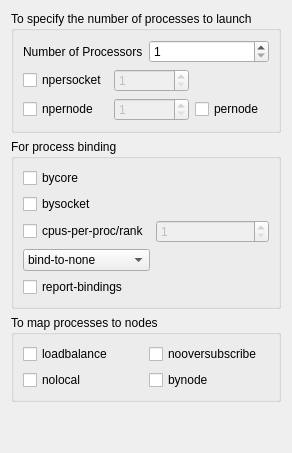
            <widget class="QWidget" name="tab">
             <attribute name="title">
              <string>Processes</string>
             </attribute>
             <layout class="QGridLayout" name="gridLayout_7">
              <item row="0" column="0">
               <widget class="QGroupBox" name="groupBox_2">
                <property name="title">
                 <string>To specify the number of processes to launch</string>
                </property>
                <layout class="QGridLayout" name="gridLayout_4">
                 <item row="0" column="0" colspan="3">
                  <layout class="QHBoxLayout" name="horizontalLayout">
                   <item>
                    <widget class="QLabel" name="label_2">
                     <property name="toolTip">
                      <string>Run this many copies of the program on the given nodes.  This option indicates that the specified file is an executable program and  not  an  application
context.  If  no  value is provided for the number of copies to execute (i.e., neither the &quot;-np&quot; nor its synonyms are provided on the command line), Open
MPI will automatically execute a copy of the program on each process slot (see below for description of a &quot;process slot&quot;).  This  feature,  however,  can
only be used in the SPMD model and will return an error (without beginning execution of the application) otherwise.
</string>
                     </property>
                     <property name="text">
                      <string>Number of Processors</string>
                     </property>
                    </widget>
                   </item>
                   <item>
                    <widget class="QSpinBox" name="NPSpinBox">
                     <property name="minimum">
                      <number>1</number>
                     </property>
                     <property name="maximum">
                      <number>999999999</number>
                     </property>
                     <property name="value">
                      <number>1</number>
                     </property>
                    </widget>
                   </item>
                  </layout>
                 </item>
                 <item row="1" column="0">
                  <widget class="QCheckBox" name="NperSocketCheckBox">
                   <property name="toolTip">
                    <string>&lt;!DOCTYPE HTML PUBLIC &quot;-//W3C//DTD HTML 4.0//EN&quot; &quot;http://www.w3.org/TR/REC-html40/strict.dtd&quot;&gt;
&lt;html&gt;&lt;head&gt;&lt;meta name=&quot;qrichtext&quot; content=&quot;1&quot; /&gt;&lt;style type=&quot;text/css&quot;&gt;
p, li { white-space: pre-wrap; }
&lt;/style&gt;&lt;/head&gt;&lt;body style=&quot; font-family:'DejaVu Sans'; font-size:9pt; font-weight:400; font-style:normal;&quot;&gt;
&lt;p style=&quot; margin-top:0px; margin-bottom:0px; margin-left:0px; margin-right:0px; -qt-block-indent:0; text-indent:0px;&quot;&gt;On each node, launch this many processes times the number of processor sockets on the node. The &lt;span style=&quot; font-style:italic;&quot;&gt;-npersocket&lt;/span&gt; option also turns on the &lt;span style=&quot; font-style:italic;&quot;&gt;-bind-to-socket&lt;/span&gt; option.&lt;/p&gt;&lt;/body&gt;&lt;/html&gt;</string>
                   </property>
                   <property name="text">
                    <string>npersocket</string>
                   </property>
                  </widget>
                 </item>
                 <item row="1" column="1">
                  <widget class="QSpinBox" name="NperSocketSpinBox">
                   <property name="enabled">
                    <bool>false</bool>
                   </property>
                   <property name="minimum">
                    <number>1</number>
                   </property>
                   <property name="maximum">
                    <number>999999999</number>
                   </property>
                  </widget>
                 </item>
                 <item row="2" column="0">
                  <widget class="QCheckBox" name="NperNodeCheckBox">
                   <property name="toolTip">
                    <string>&lt;!DOCTYPE HTML PUBLIC &quot;-//W3C//DTD HTML 4.0//EN&quot; &quot;http://www.w3.org/TR/REC-html40/strict.dtd&quot;&gt;
&lt;html&gt;&lt;head&gt;&lt;meta name=&quot;qrichtext&quot; content=&quot;1&quot; /&gt;&lt;style type=&quot;text/css&quot;&gt;
p, li { white-space: pre-wrap; }
&lt;/style&gt;&lt;/head&gt;&lt;body style=&quot; font-family:'DejaVu Sans'; font-size:9pt; font-weight:400; font-style:normal;&quot;&gt;
&lt;p style=&quot; margin-top:0px; margin-bottom:0px; margin-left:0px; margin-right:0px; -qt-block-indent:0; text-indent:0px;&quot;&gt;On each node, launch this many processes times the number of processor sockets on the node. The &lt;span style=&quot; font-style:italic;&quot;&gt;-npersocket&lt;/span&gt; option also turns on the &lt;span style=&quot; font-style:italic;&quot;&gt;-bind-to-socket&lt;/span&gt; option.&lt;/p&gt;&lt;/body&gt;&lt;/html&gt;</string>
                   </property>
                   <property name="text">
                    <string>npernode</string>
                   </property>
                  </widget>
                 </item>
                 <item row="2" column="1">
                  <widget class="QSpinBox" name="NperNodeSpinBox">
                   <property name="enabled">
                    <bool>false</bool>
                   </property>
                   <property name="minimum">
                    <number>1</number>
                   </property>
                   <property name="maximum">
                    <number>999999999</number>
                   </property>
                  </widget>
                 </item>
                 <item row="2" column="2">
                  <widget class="QCheckBox" name="PerNodeCheckBox">
                   <property name="toolTip">
                    <string>&lt;!DOCTYPE HTML PUBLIC &quot;-//W3C//DTD HTML 4.0//EN&quot; &quot;http://www.w3.org/TR/REC-html40/strict.dtd&quot;&gt;
&lt;html&gt;&lt;head&gt;&lt;meta name=&quot;qrichtext&quot; content=&quot;1&quot; /&gt;&lt;style type=&quot;text/css&quot;&gt;
p, li { white-space: pre-wrap; }
&lt;/style&gt;&lt;/head&gt;&lt;body style=&quot; font-family:'DejaVu Sans'; font-size:9pt; font-weight:400; font-style:normal;&quot;&gt;
&lt;p style=&quot; margin-top:0px; margin-bottom:0px; margin-left:0px; margin-right:0px; -qt-block-indent:0; text-indent:0px;&quot;&gt;On each node, launch one process -- equivalent to &lt;span style=&quot; font-style:italic;&quot;&gt;-npernode&lt;/span&gt; 1.&lt;/p&gt;&lt;/body&gt;&lt;/html&gt;</string>
                   </property>
                   <property name="text">
                    <string>pernode</string>
                   </property>
                  </widget>
                 </item>
                </layout>
               </widget>
              </item>
              <item row="3" column="0">
               <spacer name="verticalSpacer">
                <property name="orientation">
                 <enum>Qt::Vertical</enum>
                </property>
                <property name="sizeHint" stdset="0">
                 <size>
                  <width>20</width>
                  <height>40</height>
                 </size>
                </property>
               </spacer>
              </item>
              <item row="1" column="0">
               <widget class="QGroupBox" name="groupBox_5">
                <property name="title">
                 <string>For process binding</string>
                </property>
                <layout class="QGridLayout" name="gridLayout_6">
                 <item row="0" column="0">
                  <widget class="QCheckBox" name="ByCoreCheckBox">
                   <property name="toolTip">
                    <string>&lt;!DOCTYPE HTML PUBLIC &quot;-//W3C//DTD HTML 4.0//EN&quot; &quot;http://www.w3.org/TR/REC-html40/strict.dtd&quot;&gt;
&lt;html&gt;&lt;head&gt;&lt;meta name=&quot;qrichtext&quot; content=&quot;1&quot; /&gt;&lt;style type=&quot;text/css&quot;&gt;
p, li { white-space: pre-wrap; }
&lt;/style&gt;&lt;/head&gt;&lt;body style=&quot; font-family:'DejaVu Sans'; font-size:9pt; font-weight:400; font-style:normal;&quot;&gt;
&lt;p style=&quot; margin-top:0px; margin-bottom:0px; margin-left:0px; margin-right:0px; -qt-block-indent:0; text-indent:0px;&quot;&gt;Associate processes with successive cores if used with one of the &lt;span style=&quot; font-style:italic;&quot;&gt;-bind-to-*&lt;/span&gt; options.&lt;/p&gt;&lt;/body&gt;&lt;/html&gt;</string>
                   </property>
                   <property name="text">
                    <string>bycore</string>
                   </property>
                  </widget>
                 </item>
                 <item row="1" column="0">
                  <widget class="QCheckBox" name="BySocketCheckBox">
                   <property name="toolTip">
                    <string>&lt;!DOCTYPE HTML PUBLIC &quot;-//W3C//DTD HTML 4.0//EN&quot; &quot;http://www.w3.org/TR/REC-html40/strict.dtd&quot;&gt;
&lt;html&gt;&lt;head&gt;&lt;meta name=&quot;qrichtext&quot; content=&quot;1&quot; /&gt;&lt;style type=&quot;text/css&quot;&gt;
p, li { white-space: pre-wrap; }
&lt;/style&gt;&lt;/head&gt;&lt;body style=&quot; font-family:'DejaVu Sans'; font-size:9pt; font-weight:400; font-style:normal;&quot;&gt;
&lt;p style=&quot; margin-top:0px; margin-bottom:0px; margin-left:0px; margin-right:0px; -qt-block-indent:0; text-indent:0px;&quot;&gt;Associate processes with successive processor sockets if used with one of the &lt;span style=&quot; font-style:italic;&quot;&gt;-bind-to-*&lt;/span&gt; options.&lt;/p&gt;&lt;/body&gt;&lt;/html&gt;</string>
                   </property>
                   <property name="text">
                    <string>bysocket</string>
                   </property>
                  </widget>
                 </item>
                 <item row="2" column="0">
                  <widget class="QCheckBox" name="CpuPerProcCheckBox">
                   <property name="toolTip">
                    <string>&lt;!DOCTYPE HTML PUBLIC &quot;-//W3C//DTD HTML 4.0//EN&quot; &quot;http://www.w3.org/TR/REC-html40/strict.dtd&quot;&gt;
&lt;html&gt;&lt;head&gt;&lt;meta name=&quot;qrichtext&quot; content=&quot;1&quot; /&gt;&lt;style type=&quot;text/css&quot;&gt;
p, li { white-space: pre-wrap; }
&lt;/style&gt;&lt;/head&gt;&lt;body style=&quot; font-family:'DejaVu Sans'; font-size:9pt; font-weight:400; font-style:normal;&quot;&gt;
&lt;p style=&quot; margin-top:0px; margin-bottom:0px; margin-left:0px; margin-right:0px; -qt-block-indent:0; text-indent:0px;&quot;&gt;Use the number of cores per process if used with one of the &lt;span style=&quot; font-style:italic;&quot;&gt;-bind-to-*&lt;/span&gt; options.&lt;/p&gt;&lt;/body&gt;&lt;/html&gt;</string>
                   </property>
                   <property name="text">
                    <string>cpus-per-proc/rank</string>
                   </property>
                  </widget>
                 </item>
                 <item row="2" column="1">
                  <widget class="QSpinBox" name="CpuPerProcSpinBox">
                   <property name="enabled">
                    <bool>false</bool>
                   </property>
                   <property name="minimum">
                    <number>1</number>
                   </property>
                   <property name="maximum">
                    <number>999999999</number>
                   </property>
                  </widget>
                 </item>
                 <item row="3" column="0">
                  <widget class="QComboBox" name="BindTypeComboBox">
                   <property name="toolTip">
                    <string>&lt;!DOCTYPE HTML PUBLIC &quot;-//W3C//DTD HTML 4.0//EN&quot; &quot;http://www.w3.org/TR/REC-html40/strict.dtd&quot;&gt;
&lt;html&gt;&lt;head&gt;&lt;meta name=&quot;qrichtext&quot; content=&quot;1&quot; /&gt;&lt;style type=&quot;text/css&quot;&gt;
p, li { white-space: pre-wrap; }
&lt;/style&gt;&lt;/head&gt;&lt;body style=&quot; font-family:'DejaVu Sans'; font-size:9pt; font-weight:400; font-style:normal;&quot;&gt;
&lt;p style=&quot; margin-top:0px; margin-bottom:0px; margin-left:0px; margin-right:0px; -qt-block-indent:0; text-indent:0px;&quot;&gt;&lt;span style=&quot; font-weight:600;&quot;&gt;bind-to-core&lt;/span&gt;&lt;/p&gt;
&lt;p style=&quot; margin-top:0px; margin-bottom:0px; margin-left:30px; margin-right:0px; -qt-block-indent:0; text-indent:0px;&quot;&gt;Bind processes to cores. &lt;/p&gt;
&lt;p style=&quot; margin-top:0px; margin-bottom:0px; margin-left:0px; margin-right:0px; -qt-block-indent:0; text-indent:0px;&quot;&gt;&lt;span style=&quot; font-weight:600;&quot;&gt;bind-to-socket&lt;/span&gt; &lt;/p&gt;
&lt;p style=&quot; margin-top:0px; margin-bottom:0px; margin-left:30px; margin-right:0px; -qt-block-indent:0; text-indent:0px;&quot;&gt;Bind processes to processor sockets. &lt;/p&gt;
&lt;p style=&quot; margin-top:0px; margin-bottom:0px; margin-left:0px; margin-right:0px; -qt-block-indent:0; text-indent:0px;&quot;&gt;&lt;span style=&quot; font-weight:600;&quot;&gt;bind-to-none&lt;/span&gt; &lt;/p&gt;
&lt;p style=&quot; margin-top:0px; margin-bottom:0px; margin-left:30px; margin-right:0px; -qt-block-indent:0; text-indent:0px;&quot;&gt;Do not bind processes. (Default.)&lt;/p&gt;&lt;/body&gt;&lt;/html&gt;</string>
                   </property>
                   <item>
                    <property name="text">
                     <string>bind-to-none</string>
                    </property>
                   </item>
                   <item>
                    <property name="text">
                     <string>bind-to-socket</string>
                    </property>
                   </item>
                   <item>
                    <property name="text">
                     <string>bind-to-core</string>
                    </property>
                   </item>
                  </widget>
                 </item>
                 <item row="4" column="0">
                  <widget class="QCheckBox" name="ReportBindingsCheckBox">
                   <property name="toolTip">
                    <string>Report any bindings for launched processes.</string>
                   </property>
                   <property name="text">
                    <string>report-bindings</string>
                   </property>
                  </widget>
                 </item>
                </layout>
               </widget>
              </item>
              <item row="2" column="0">
               <widget class="QGroupBox" name="groupBox_4">
                <property name="title">
                 <string>To map processes to nodes</string>
                </property>
                <layout class="QGridLayout" name="gridLayout_5">
                 <item row="0" column="0">
                  <widget class="QCheckBox" name="LoadBalanceCheckBox">
                   <property name="toolTip">
                    <string>Uniform distribution of ranks across all nodes</string>
                   </property>
                   <property name="text">
                    <string>loadbalance</string>
                   </property>
                  </widget>
                 </item>
                 <item row="1" column="0">
                  <widget class="QCheckBox" name="NotLocalCheckBox">
                   <property name="enabled">
                    <bool>true</bool>
                   </property>
                   <property name="toolTip">
                    <string>Do  not  oversubscribe  any nodes; error (without starting any processes) if the requested number of processes would cause oversubscription.  This option
implicitly sets &quot;max_slots&quot; equal to the &quot;slots&quot; value for each node.
</string>
                   </property>
                   <property name="text">
                    <string>nolocal</string>
                   </property>
                  </widget>
                 </item>
                 <item row="0" column="1">
                  <widget class="QCheckBox" name="NoOverSubscribeCheckBox">
                   <property name="toolTip">
                    <string>Do not oversubscribe any nodes; error (without starting any processes) if the requested number of processes would cause oversubscription. This option implicitly sets &quot;max_slots&quot; equal to the &quot;slots&quot; value for each node.</string>
                   </property>
                   <property name="text">
                    <string>nooversubscribe</string>
                   </property>
                  </widget>
                 </item>
                 <item row="1" column="1">
                  <widget class="QCheckBox" name="ByNodeCheckBox">
                   <property name="toolTip">
                    <string>Launch processes one per node, cycling by node in a round-robin fashion. This spreads processes evenly among nodes and assigns ranks in a round-robin, &quot;by node&quot; manner.</string>
                   </property>
                   <property name="text">
                    <string>bynode</string>
                   </property>
                  </widget>
                 </item>
                </layout>
               </widget>
              </item>
             </layout>
            </widget>
